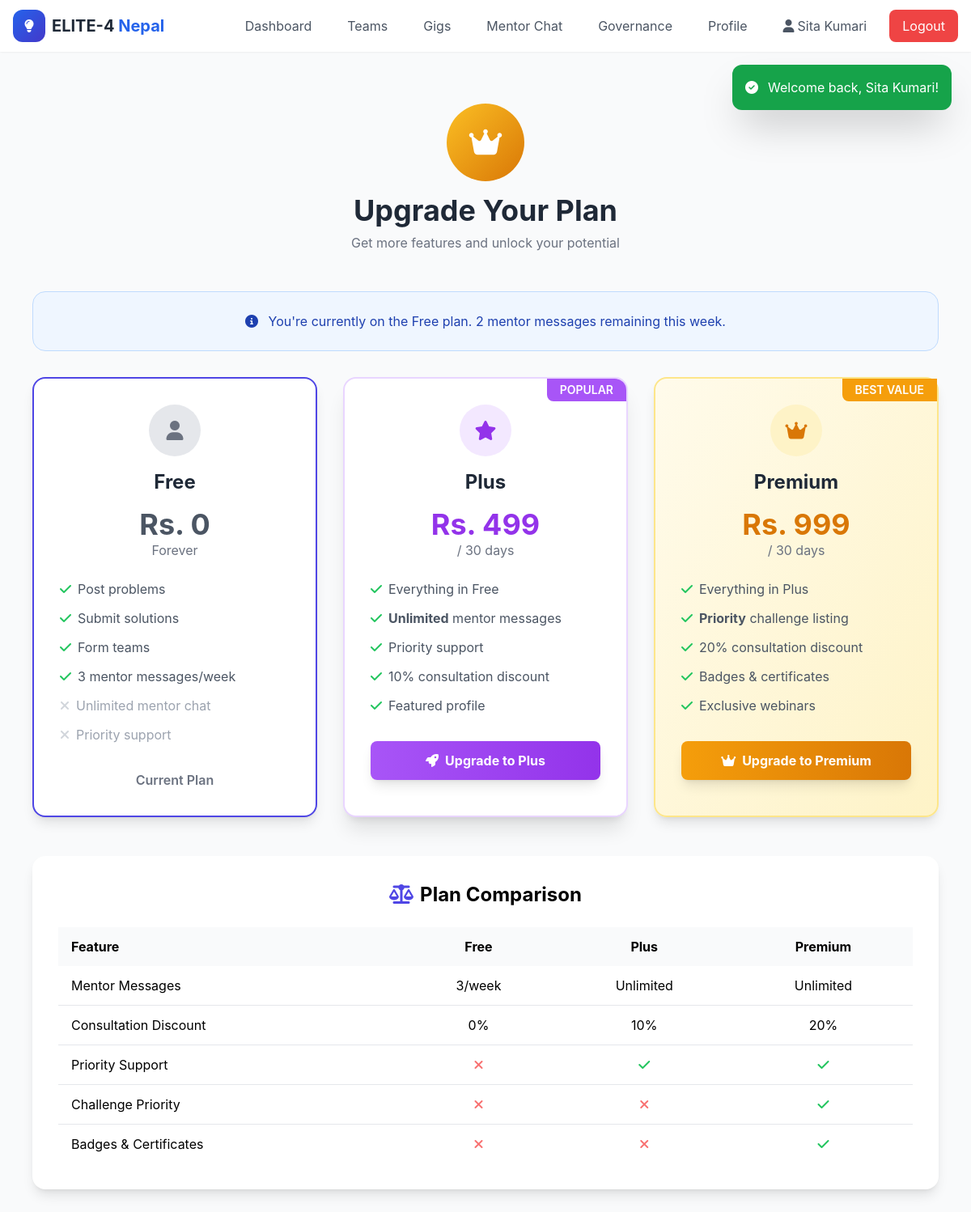
/subscription.php (signed in), run on the app's committed database.
### tables this page shows
CREATE TABLE `users` (
  `id` INT AUTO_INCREMENT PRIMARY KEY,
  `name` VARCHAR(100) NOT NULL,
  `email` VARCHAR(100) UNIQUE NOT NULL,
  `phone` VARCHAR(20) DEFAULT NULL,
  `password` VARCHAR(255) NOT NULL,
  `role` ENUM('citizen', 'student', 'sponsor', 'mentor', 'admin', 'moderator') NOT NULL DEFAULT 'citizen',
  `bio` TEXT DEFAULT NULL,
  `skills` TEXT DEFAULT NULL,
  `profile_photo` VARCHAR(255) DEFAULT NULL,
  `date_of_birth` DATE DEFAULT NULL,
  `is_active` TINYINT(1) DEFAULT 1,
  `trust_score` INT DEFAULT 100,
  `projects_completed` INT DEFAULT 0,
  `created_at` TIMESTAMP DEFAULT CURRENT_TIMESTAMP,
  `updated_at` TIMESTAMP DEFAULT CURRENT_TIMESTAMP ON UPDATE CURRENT_TIMESTAMP
);

CREATE TABLE `user_subscriptions` (
  `id` INT AUTO_INCREMENT PRIMARY KEY,
  `user_id` INT NOT NULL,
  `plan` ENUM('free', 'plus', 'premium') NOT NULL DEFAULT 'free',
  `start_date` DATE NOT NULL,
  `end_date` DATE NOT NULL,
  `mentor_messages_used` INT DEFAULT 0,
  `mentor_messages_reset_at` DATE DEFAULT NULL,
  `status` ENUM('active', 'expired', 'cancelled') DEFAULT 'active',
  FOREIGN KEY (`user_id`) REFERENCES `users`(`id`) ON DELETE CASCADE
);

### subscription.php (the view, shortened to what this page needs)
<?php
require_once 'config.php';
$user = getCurrentUser();
$sub = getUserSubscription($user['id']);
$user = getCurrentUser();
$sub = getUserSubscription($user['id']);
getHeader('Subscription Plans');
?>
<div class="max-w-6xl mx-auto px-4 py-8">
    <div class="text-center mb-12">
        <div class="w-24 h-24 bg-gradient-to-br from-amber-400 to-amber-600 rounded-full flex items-center justify-center mx-auto mb-4">
            <i class="fas fa-crown text-4xl text-white"></i>
        </div>
        <h1 class="text-4xl font-bold text-gray-800">Upgrade Your Plan</h1>
        <p class="text-gray-500 mt-2">Get more features and unlock your potential</p>
    </div>
    <?php if ($sub['is_plus']): ?>
        <div class="bg-gradient-to-r from-purple-500 to-purple-700 text-white rounded-2xl p-6 mb-8 text-center">
            <i class="fas fa-check-circle text-2xl mr-2"></i>
            You're on the <?= ucfirst($sub['plan']) ?> plan! Enjoy all benefits.
        </div>
    <?php else: ?>
        <div class="bg-blue-50 border border-blue-200 rounded-2xl p-6 mb-8 text-center">
            <p class="text-blue-800">
                <i class="fas fa-info-circle mr-2"></i>
                You're currently on the Free plan.
                <?= $sub['mentor_messages_limit'] - $sub['mentor_messages_used'] ?> mentor messages remaining this week.
            </p>
        </div>
    <?php endif; ?>
    <div class="grid grid-cols-1 md:grid-cols-3 gap-8 mb-12">
        <div class="bg-white rounded-2xl shadow-lg p-8 border-2 <?= $sub['plan'] === 'free' ? 'border-primary' : 'border-gray-200' ?>">
            <div class="text-center mb-6">
                <div class="w-16 h-16 bg-gray-200 rounded-full flex items-center justify-center mx-auto mb-4">
                    <i class="fas fa-user text-2xl text-gray-500"></i>
                </div>
                <h3 class="text-2xl font-bold text-gray-800">Free</h3>
                <p class="text-4xl font-bold text-gray-600 mt-4">Rs. 0</p>
                <p class="text-gray-500">Forever</p>
            </div>
            <ul class="space-y-3 mb-8">
                <li class="flex items-center gap-2 text-gray-600">
                    <i class="fas fa-check text-green-500"></i>
                    <span>Post problems</span>
                </li>
                <li class="flex items-center gap-2 text-gray-600">
                    <i class="fas fa-check text-green-500"></i>
                    <span>Submit solutions</span>
                </li>
                <li class="flex items-center gap-2 text-gray-600">
                    <i class="fas fa-check text-green-500"></i>
                    <span>Form teams</span>
                </li>
                <li class="flex items-center gap-2 text-gray-600">
                    <i class="fas fa-check text-green-500"></i>
                    <span>3 mentor messages/week</span>
                </li>
                <li class="flex items-center gap-2 text-gray-400">
                    <i class="fas fa-times text-gray-300"></i>
                    <span>Unlimited mentor chat</span>
                </li>
                <li class="flex items-center gap-2 text-gray-400">
                    <i class="fas fa-times text-gray-300"></i>
                    <span>Priority support</span>
                </li>
            </ul>
            <?php if ($sub['plan'] === 'free'): ?>
                <div class="text-center text-gray-500 font-semibold">Current Plan</div>
            <?php else: ?>
                <button disabled class="w-full bg-gray-200 text-gray-500 font-bold py-3 rounded-lg cursor-not-allowed">
                    Free Plan
                </button>
            <?php endif; ?>
        </div>
        <div class="bg-white rounded-2xl shadow-xl p-8 border-2 <?= $sub['plan'] === 'plus' ? 'border-purple-500' : 'border-purple-200' ?> relative overflow-hidden">
            <div class="absolute top-0 right-0 bg-purple-500 text-white px-4 py-1 text-sm font-semibold rounded-bl-lg">
                POPULAR
            </div>
            <div class="text-center mb-6">
                <div class="w-16 h-16 bg-purple-100 rounded-full flex items-center justify-center mx-auto mb-4">
                    <i class="fas fa-star text-2xl text-purple-600"></i>
                </div>
                <h3 class="text-2xl font-bold text-gray-800">Plus</h3>
                <p class="text-4xl font-bold text-purple-600 mt-4">Rs. 499</p>
                <p class="text-gray-500">/ 30 days</p>
            </div>
            <ul class="space-y-3 mb-8">
                <li class="flex items-center gap-2 text-gray-600">
                    <i class="fas fa-check text-green-500"></i>
                    <span>Everything in Free</span>
                </li>
                <li class="flex items-center gap-2 text-gray-600">
                    <i class="fas fa-check text-green-500"></i>
                    <span><strong>Unlimited</strong> mentor messages</span>
                </li>
                <li class="flex items-center gap-2 text-gray-600">
                    <i class="fas fa-check text-green-500"></i>
                    <span>Priority support</span>
                </li>
                <li class="flex items-center gap-2 text-gray-600">
                    <i class="fas fa-check text-green-500"></i>
                    <span>10% consultation discount</span>
                </li>
                <li class="flex items-center gap-2 text-gray-600">
                    <i class="fas fa-check text-green-500"></i>
                    <span>Featured profile</span>
                </li>
            </ul>
            <?php if ($sub['plan'] === 'plus'): ?>
                <div class="text-center bg-purple-100 text-purple-700 font-semibold py-3 rounded-lg">
                    <i class="fas fa-check-circle mr-2"></i>Current Plan
                </div>
            <?php else: ?>
                <form method="POST">
                    <button type="submit" class="w-full bg-gradient-to-r from-purple-500 to-purple-600 hover:from-purple-600 hover:to-purple-700 text-white font-bold py-3 rounded-lg transition-all transform hover:scale-[1.02] shadow-lg">
                        <i class="fas fa-rocket mr-2"></i>Upgrade to Plus
                    </button>
                </form>
            <?php endif; ?>
        </div>
        <div class="bg-gradient-to-br from-amber-50 to-amber-100 rounded-2xl shadow-lg p-8 border-2 <?= $sub['plan'] === 'premium' ? 'border-amber-500' : 'border-amber-200' ?> relative">
            <div class="absolute top-0 right-0 bg-amber-500 text-white px-4 py-1 text-sm font-semibold rounded-bl-lg">
                BEST VALUE
            </div>
            <div class="text-center mb-6">
                <div class="w-16 h-16 bg-amber-100 rounded-full flex items-center justify-center mx-auto mb-4">
                    <i class="fas fa-crown text-2xl text-amber-600"></i>
                </div>
                <h3 class="text-2xl font-bold text-gray-800">Premium</h3>
                <p class="text-4xl font-bold text-amber-600 mt-4">Rs. 999</p>
                <p class="text-gray-500">/ 30 days</p>
            </div>
            <ul class="space-y-3 mb-8">
                <li class="flex items-center gap-2 text-gray-600">
                    <i class="fas fa-check text-green-500"></i>
                    <span>Everything in Plus</span>
                </li>
                <li class="flex items-center gap-2 text-gray-600">
                    <i class="fas fa-check text-green-500"></i>
                    <span><strong>Priority</strong> challenge listing</span>
                </li>
                <li class="flex items-center gap-2 text-gray-600">
                    <i class="fas fa-check text-green-500"></i>
                    <span>20% consultation discount</span>
                </li>
                <li class="flex items-center gap-2 text-gray-600">
                    <i class="fas fa-check text-green-500"></i>
                    <span>Badges & certificates</span>
                </li>
                <li class="flex items-center gap-2 text-gray-600">
                    <i class="fas fa-check text-green-500"></i>
                    <span>Exclusive webinars</span>
                </li>
            </ul>
            <?php if ($sub['plan'] === 'premium'): ?>
                <div class="text-center bg-amber-500 text-white font-semibold py-3 rounded-lg">
                    <i class="fas fa-crown mr-2"></i>Current Plan
                </div>
            <?php else: ?>
                <form method="POST">
                    <button type="submit" class="w-full bg-gradient-to-r from-amber-500 to-amber-600 hover:from-amber-600 hover:to-amber-700 text-white font-bold py-3 rounded-lg transition-all transform hover:scale-[1.02] shadow-lg">
                        <i class="fas fa-crown mr-2"></i>Upgrade to Premium
                    </button>
                </form>
            <?php endif; ?>
        </div>
    </div>
    <div class="bg-white rounded-2xl shadow-lg p-8">
        <h2 class="text-2xl font-bold mb-6 text-center"><i class="fas fa-balance-scale mr-2 text-primary"></i>Plan Comparison</h2>
        <div class="overflow-x-auto">
            <table class="w-full">
                <thead class="bg-gray-50">
                    <tr>
                        <th class="px-4 py-3 text-left">Feature</th>
                        <th class="px-4 py-3 text-center">Free</th>
                        <th class="px-4 py-3 text-center">Plus</th>
                        <th class="px-4 py-3 text-center">Premium</th>
                    </tr>
                </thead>
                <tbody class="divide-y divide-gray-200">
                    <tr>
                        <td class="px-4 py-3">Mentor Messages</td>
                        <td class="px-4 py-3 text-center">3/week</td>
                        <td class="px-4 py-3 text-center">Unlimited</td>
                        <td class="px-4 py-3 text-center">Unlimited</td>
                    </tr>
                    <tr>
                        <td class="px-4 py-3">Consultation Discount</td>
                        <td class="px-4 py-3 text-center">0%</td>
                        <td class="px-4 py-3 text-center">10%</td>
                        <td class="px-4 py-3 text-center">20%</td>
                    </tr>
                    <tr>
                        <td class="px-4 py-3">Priority Support</td>
                        <td class="px-4 py-3 text-center"><i class="fas fa-times text-red-400"></i></td>
                        <td class="px-4 py-3 text-center"><i class="fas fa-check text-green-500"></i></td>
                        <td class="px-4 py-3 text-center"><i class="fas fa-check text-green-500"></i></td>
                    </tr>
                    <tr>
                        <td class="px-4 py-3">Challenge Priority</td>
                        <td class="px-4 py-3 text-center"><i class="fas fa-times text-red-400"></i></td>
                        <td class="px-4 py-3 text-center"><i class="fas fa-times text-red-400"></i></td>
                        <td class="px-4 py-3 text-center"><i class="fas fa-check text-green-500"></i></td>
                    </tr>
                    <tr>
                        <td class="px-4 py-3">Badges & Certificates</td>
                        <td class="px-4 py-3 text-center"><i class="fas fa-times text-red-400"></i></td>
                        <td class="px-4 py-3 text-center"><i class="fas fa-times text-red-400"></i></td>
                        <td class="px-4 py-3 text-center"><i class="fas fa-check text-green-500"></i></td>
                    </tr>
                </tbody>
            </table>
        </div>
    </div>
</div>
<?php getFooter(); ?>

### config.php (shortened to what this page needs)
<?php
$conn = new mysqli(DB_HOST, DB_USER, DB_PASS, DB_NAME);
$conn->set_charset("utf8mb4");
function e($string) {
    return htmlspecialchars($string ?? '', ENT_QUOTES, 'UTF-8');
}
function getCurrentUser() {
    if (isset($_SESSION['user_id'])) {
        return getUserById($_SESSION['user_id']);
    }
    return null;
}
function getUserById($id) {
    global $conn;
    $stmt = $conn->prepare("SELECT * FROM users WHERE id = ? AND is_active = 1");
    $stmt->bind_param("i", $id);
    $stmt->execute();
    return ($r = $stmt->get_result()) ? $r->fetch_assoc() : null;
}
function getFlash() {
    if (isset($_SESSION['flash'])) {
        $flash = $_SESSION['flash'];
        return $flash;
    }
    return null;
}
function getUserSubscription($userId) {
    global $conn;
    $stmt = $conn->prepare("SELECT * FROM user_subscriptions WHERE user_id = ? AND status = 'active' ORDER BY end_date DESC LIMIT 1");
    $stmt->bind_param("i", $userId);
    $stmt->execute();
    $result = $stmt->get_result();
    $sub = $result->fetch_assoc();
    $plan = $sub['plan'];
    $resetDate = $sub['mentor_messages_reset_at'];
    return [
        'plan' => $plan,
        'mentor_messages_limit' => ($plan === 'free') ? 3 : PHP_INT_MAX,
        'mentor_messages_used' => $sub['mentor_messages_used'],
        'is_plus' => ($plan === 'plus' || $plan === 'premium'),
        'is_premium' => ($plan === 'premium'),
        'start_date' => $sub['start_date'],
        'end_date' => $sub['end_date']
    ];
}
function getHeader($title = 'ELITE-4 Nepal') {
    $user = getCurrentUser();
    $roleNav = '';
    if ($user) {
        $name = e($user['name']);
        $role = $user['role'];
        $navItems = [];
        switch ($role) {
            case 'student': $navItems = [['dashboard.php','Dashboard'],['team_formation.php','Teams'],['micro_gigs.php','Gigs'],['mentor_chat.php','Mentor Chat'],['governance.php','Governance'],['profile.php','Profile']]; break;
        }
        $desktopNav = ''; $mobileNavItems = '';
        foreach ($navItems as $item) {
            $desktopNav .= '<a href="'.$item[0].'" class="px-4 py-2 text-gray-600 hover:bg-gray-100 rounded-lg">'.$item[1].'</a>';
        }
        $roleNav = $desktopNav.'<a href="profile.php" class="px-4 py-2 text-gray-600 hover:bg-gray-100 rounded-lg"><i class="fas fa-user mr-1"></i>'.$name.'</a><a href="logout.php" class="px-4 py-2 bg-red-500 text-white rounded-lg hover:bg-red-600">Logout</a>';
    }
    $flash = getFlash();
    $flashHtml = '';
    if ($flash) { $bg = $flash['type']==='success'?'bg-green-600':'bg-red-600'; $ic = $flash['type']==='success'?'check-circle':'exclamation-circle'; $flashHtml = '<div id="flashMsg" class="fixed top-20 right-6 z-50 p-4 rounded-xl shadow-2xl '.$bg.' text-white max-w-sm"><div class="flex items-center gap-3"><i class="fas fa-'.$ic.'"></i><span>'.e($flash['message']).'</span></div></div>'; }
?><!DOCTYPE html><html lang="en"><head><script src="https://cdn.tailwindcss.com"></script><link rel="stylesheet" href="https://cdnjs.cloudflare.com/ajax/libs/font-awesome/6.5.1/css/all.min.css"></head><body class="bg-gray-50"><nav class="bg-white shadow-sm sticky top-0 z-50"><div class="max-w-7xl mx-auto px-4"><div class="flex justify-between items-center h-16"><div class="flex items-center space-x-3"><a href="index.php" class="flex items-center space-x-2"><div class="w-10 h-10 bg-gradient-to-br from-blue-600 to-indigo-700 rounded-xl flex items-center justify-center"><i class="fas fa-lightbulb text-white"></i></div><span class="font-bold text-xl text-gray-800">ELITE-4 <span class="text-blue-600">Nepal</span></span></a></div><div class="hidden md:flex items-center space-x-3"><?=$roleNav?></div></div></div></nav><?= $flashHtml ?><div class="max-w-7xl mx-auto px-4 py-8"><?php
}
function getFooter() {
    echo '</div></body></html>';
}
?>

### data on the page
users: name "Sita Kumari"
user_subscriptions: $sub['mentor_messages_limit']-$sub['mentor_messages_used'] "2"

### other printed values
$item[1] "Dashboard Teams Gigs Mentor Chat Governance Profile"
$flash['message'] "Welcome back, Sita Kumari!"
